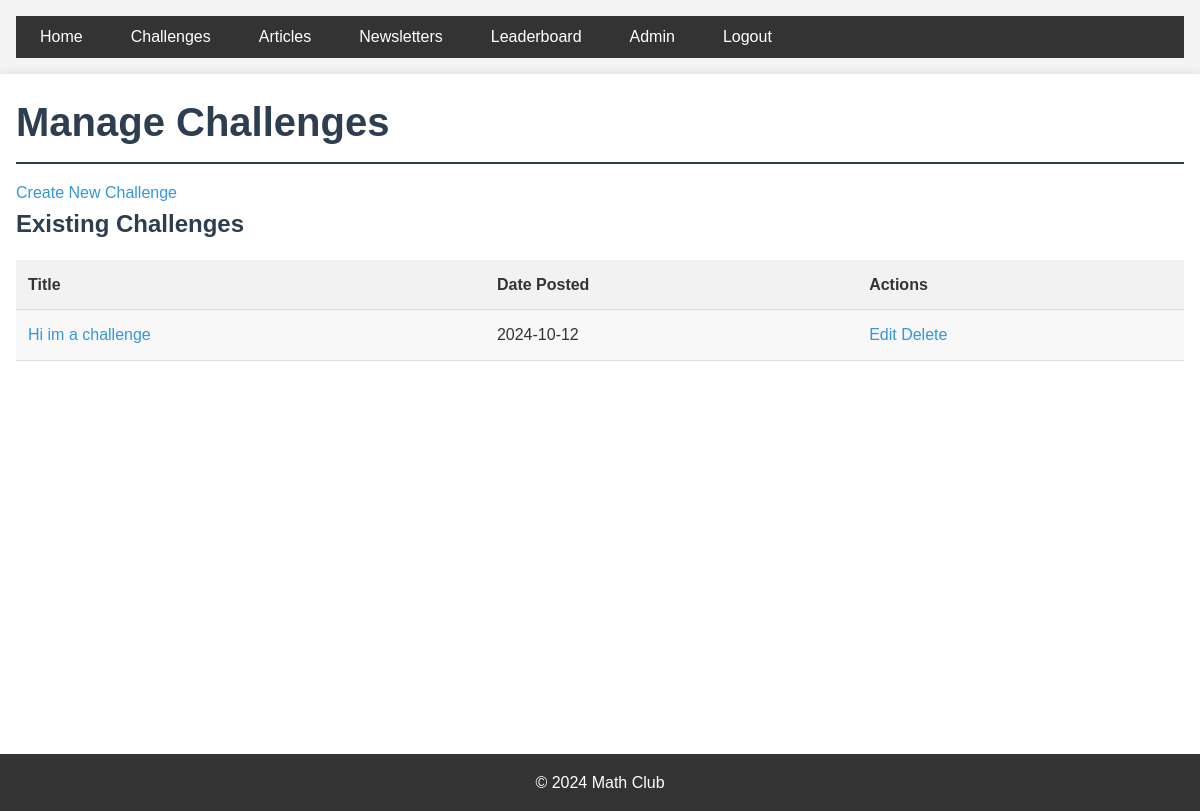
The page /admin/challenges (signed in) on the database as committed earlier.
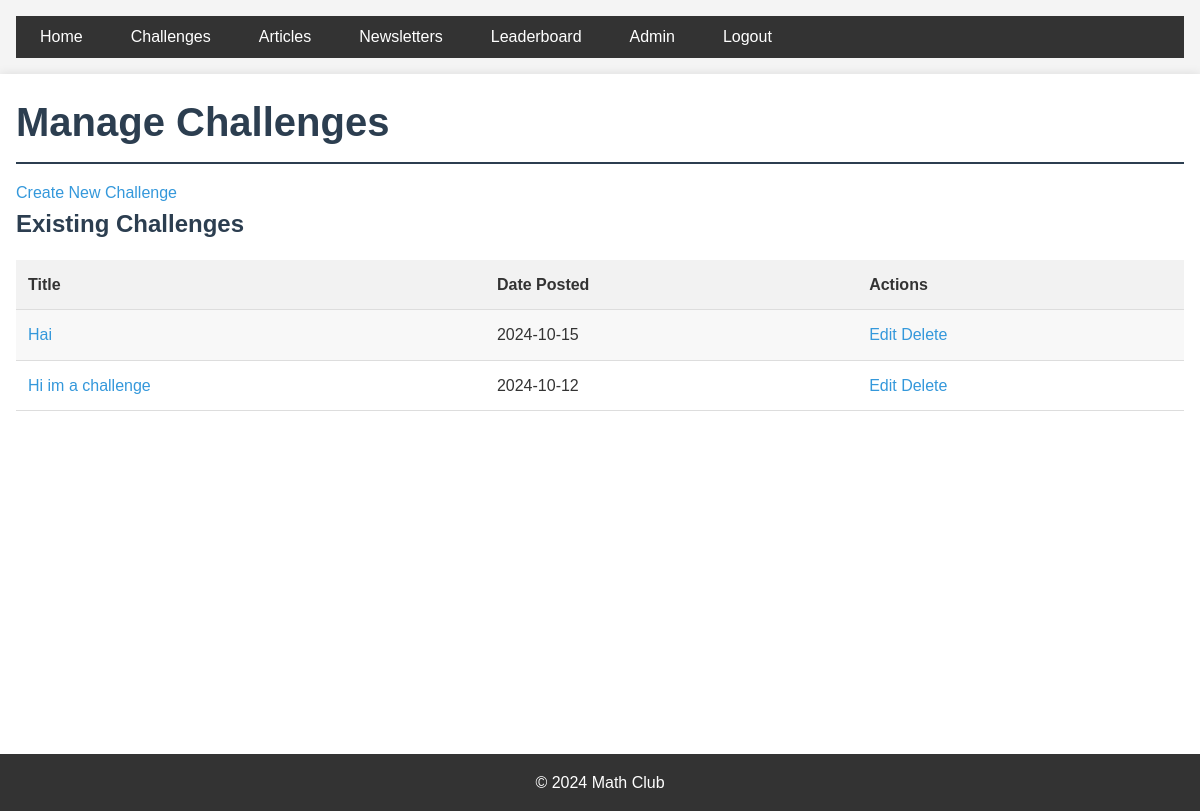
The same page on the database as committed later.
### app/models.py (models this page shows)
class Challenge(db.Model):
    id = db.Column(db.Integer, primary_key=True)
    file_url = db.Column(db.String(255))
    title = db.Column(db.String(100), nullable=False)
    content = db.Column(db.Text, nullable=False)
    date_posted = db.Column(db.DateTime, nullable=False, default=datetime.utcnow)

### app/admin/routes.py (the view)
@bp.route('/admin/challenges')
@login_required
def manage_challenges():
    if not current_user.is_admin:
        flash('You do not have permission to access this page.')
        return redirect(url_for('main.index'))
    challenges = Challenge.query.order_by(Challenge.date_posted.desc()).all()
    return render_template('admin/manage_challenges.html', title='Manage Challenges', challenges=challenges)

### app/__init__.py (called while the page is built)
def create_app(config_class=Config):
    app = Flask(__name__)
    app.config.from_object(config_class)
    app.logger.setLevel(logging.INFO)
    ckeditor.init_app(app)
    db.init_app(app)
    login_manager.init_app(app)
    @login_manager.user_loader
    def load_user(user_id):
        return User.query.get(int(user_id))
    migrate.init_app(app, db, render_as_batch=True)
    from app.auth import bp as auth_bp
    app.register_blueprint(auth_bp)
    from app.main import bp as main_bp
    app.register_blueprint(main_bp)
    from app.admin import bp as admin_bp
    app.register_blueprint(admin_bp)
    return app

### app/templates/admin/manage_challenges.html
{% extends "base.html" %}
{% block content %}
    <h1>Manage Challenges</h1>
    <a href="{{ url_for('admin.create_challenge') }}">Create New Challenge</a>
    <h2>Existing Challenges</h2>
    <table>
        <tr>
            <th>Title</th>
            <th>Date Posted</th>
            <th>Actions</th>
        </tr>
        {% for challenge in challenges %}
        <tr>
            <td><a href="{{ url_for('main.challenge', id=challenge.id) }}">{{ challenge.title }}</a></td>
            <td>{{ challenge.date_posted.strftime('%Y-%m-%d') }}</td>
            <td>
                <a href="{{ url_for('admin.edit_challenge', challenge_id=challenge.id) }}">Edit</a>
                <a href="{{ url_for('admin.delete_challenge', challenge_id=challenge.id) }}" onclick="return confirm('Are you sure you want to delete this challenge?');">Delete</a>
            </td>
        </tr>
        {% endfor %}
    </table>
{% endblock %}

### app/templates/base.html (shortened to what this page needs)
<!DOCTYPE html>
<html lang="en">
<head>
    <link rel="stylesheet" href="{{ url_for('static', filename='css/main.css') }}">
</head>
<body>
    <header>
        <nav>
            <ul>
                <li><a href="{{ url_for('main.index') }}">Home</a></li>
                <li><a href="{{ url_for('main.challenges') }}">Challenges</a></li>
                <li><a href="{{ url_for('main.articles') }}">Articles</a></li>
                <li><a href="{{ url_for('main.newsletters') }}">Newsletters</a></li>
                <li><a href="{{ url_for('main.leaderboard') }}">Leaderboard</a></li>
                {% if current_user.is_anonymous %}
                    <li><a href="{{ url_for('auth.login') }}">Login</a></li>
                    <li><a href="{{ url_for('auth.register') }}">Register</a></li>
                {% else %}
                    {% if current_user.is_admin %}
                        <li><a href="{{ url_for('admin.admin_index') }}">Admin</a></li>
                    {% endif %}
                    <li><a href="{{ url_for('auth.logout') }}">Logout</a></li>
                {% endif %}
            </ul>
        </nav>
    </header>
    <main>
        {% block content %}{% endblock %}
    </main>
    <footer>
        <p>&copy; 2024 Math Club</p>
    </footer>
</body>
</html>

### app/static/css/main.css (style rules this page uses)
* { margin: 0; padding: 0; box-sizing: border-box; }
body { font-family: Arial, sans-serif; line-height: 1.6; color: #333; background-color: #f4f4f4; }
header, main, footer { padding: 1rem; }
main { max-width: 1200px; margin: 0 auto; background-color: #fff; box-shadow: 0 0 10px rgba(0, 0, 0, 0.1); min-height: calc(100vh - 120px); }
nav ul { list-style-type: none; display: flex; background-color: #333; padding: 0.5rem; }
nav ul li { margin-right: 1rem; }
nav ul li a { color: #fff; text-decoration: none; padding: 0.5rem 1rem; border-radius: 4px; transition: background-color 0.3s; }
h1, h2, h3 { margin-bottom: 1rem; color: #2c3e50; }
h1 { font-size: 2.5rem; border-bottom: 2px solid #2c3e50; padding-bottom: 0.5rem; }
a { color: #3498db; text-decoration: none; }
table { width: 100%; border-collapse: collapse; margin-bottom: 1rem; }
th, td { padding: 0.75rem; text-align: left; border-bottom: 1px solid #ddd; }
th { background-color: #f2f2f2; font-weight: bold; }
tr:nth-child(even) { background-color: #f8f8f8; }
footer { text-align: center; padding: 1rem; background-color: #333; color: #fff; }

Rows that differ between the two databases and show on the page:
added Challenge: title "Hai", date_posted "2024-10-15"
